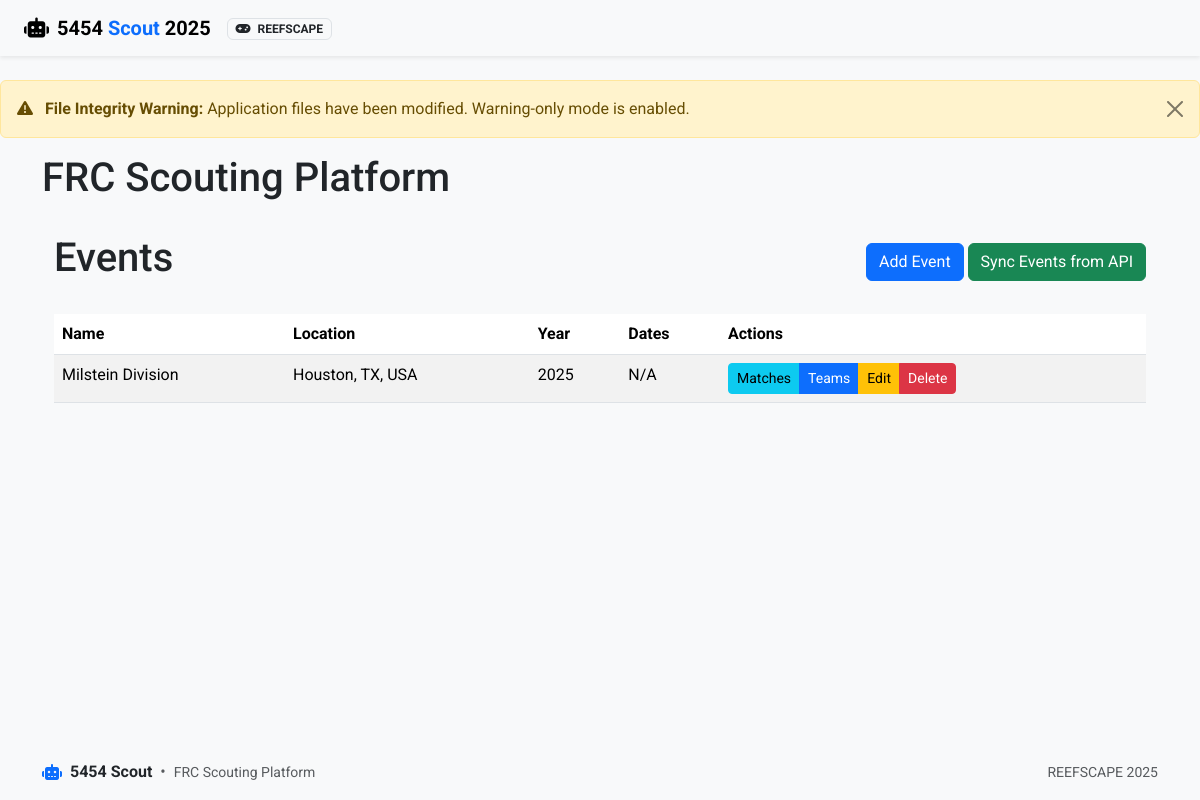
Screenshot of /events/ with the database file from the repository.
### app/models.py (models this page shows, shortened)
class Event(db.Model):
    id = db.Column(db.Integer, primary_key=True)
    name = db.Column(db.String(100), nullable=False)
    code = db.Column(db.String(20), unique=True)  # Event code like "CALA" or "NYRO"
    location = db.Column(db.String(100))
    start_date = db.Column(db.Date)
    end_date = db.Column(db.Date)
    year = db.Column(db.Integer, nullable=False)
    matches = db.relationship('Match', backref='event', lazy=True)

### app/routes/events.py (the view)
@bp.route('/')
def index():
    events = Event.query.order_by(Event.year.desc(), Event.name).all()
    now = datetime.now()
    return render_template('events/index.html', events=events, now=now)

### app/routes/auth.py (called while the page is built)
@bp.app_context_processor
def inject_auth_vars():
    return {
        'current_user': current_user,
        'user_has_role': lambda role: current_user.is_authenticated and current_user.has_role(role)
    }

### run.py (called while the page is built)
@app.before_request
def check_first_run():
    if not User.query.first() and request.path != '/auth/login':
        flash('Database is being initialized. Please wait...', 'info')
        return redirect(url_for('auth.login'))

### app/templates/events/index.html (shortened to what this page needs)
{% extends 'base.html' %}
{% block content %}
<div class="container mt-4">
    <div class="d-flex justify-content-between align-items-center mb-4">
        <h1>Events</h1>
        <div>
            <a href="{{ url_for('events.add') }}" class="btn btn-primary">Add Event</a>
            <button type="button" class="btn btn-success" data-bs-toggle="modal" data-bs-target="#syncModal">
                Sync Events from API
            </button>
        </div>
    </div>
    {% if events %}
    <div class="table-responsive">
        <table class="table table-striped table-hover">
            <thead>
                <tr>
                    <th>Name</th>
                    <th>Location</th>
                    <th>Year</th>
                    <th>Dates</th>
                    <th>Actions</th>
                </tr>
            </thead>
            <tbody>
                {% for event in events %}
                <tr>
                    <td>{{ event.name }}</td>
                    <td>{{ event.location or 'N/A' }}</td>
                    <td>{{ event.year }}</td>
                    <td>
                        {% if event.start_date and event.end_date %}
                            {{ event.start_date.strftime('%m/%d/%Y') }} - {{ event.end_date.strftime('%m/%d/%Y') }}
                        {% elif event.start_date %}
                            {{ event.start_date.strftime('%m/%d/%Y') }}
                        {% else %}
                            N/A
                        {% endif %}
                    </td>
                    <td>
                        <div class="btn-group">
                            <a href="{{ url_for('matches.index', event_id=event.id) }}" class="btn btn-sm btn-info">Matches</a>
                            <a href="{{ url_for('teams.index', event_id=event.id) }}" class="btn btn-sm btn-primary">Teams</a>
                            <a href="{{ url_for('events.edit', event_id=event.id) }}" class="btn btn-sm btn-warning">Edit</a>
                            <button type="button" class="btn btn-sm btn-danger"
                                    data-bs-toggle="modal"
                                    data-bs-target="#deleteModal{{ event.id }}">
                                Delete
                            </button>
                        </div>
                    </td>
                </tr>
                {% endfor %}
            </tbody>
        </table>
    </div>
    {% else %}
    <div class="alert alert-info">
        No events found. Add an event or sync from the API.
    </div>
    {% endif %}
</div>
{% endblock %}

### app/static/css/styles.css (style rules this page uses)
body { min-height: 100vh; display: flex; flex-direction: column; background-color: #f8f9fa; font-family: 'Roboto', 'Segoe UI', Arial, sans-serif; transition: background-color 0.3s ease, color 0.3s ease; }
:root { --primary-color: #007bff; --secondary-color: #6c757d; --success-color: #28a745; --danger-color: #dc3545; --warning-color: #ffc107; --info-color: #17a2b8; --light-color: #f8f9fa; --dark-color: #343a40; }
body { display: flex; flex-direction: column; min-height: 100vh; }
.container { flex: 1; }
:root { --primary: #0d6efd; --primary-light: #cfe2ff; --primary-dark: #0a58ca; --secondary: #6c757d; --success: #198754; --danger: #dc3545; --warning: #ffc107; --info: #0dcaf0; --light: #f8f9fa; --dark: #212529; --red-alliance: #dc3545; --red-alliance-bg: #f8d7da; --blue-alliance: #0d6efd; --blue-alliance-bg: #cfe2ff; --auto-color: #fd7e14; --teleop-color: #0d6efd; --endgame-color: #198754; --navbar-bg: #ffffff; --card-shadow: 0 .125rem .25rem rgba(0, 0, 0, .075); --card-shadow-hover: 0 .5rem 1rem rgba(0, 0, 0, .15); --border-radius: .5rem; --transition-speed: 0.2s; --font-family-base: 'Roboto', -apple-system, BlinkMacSystemFont, 'Segoe UI', Arial, sans-serif; --font-family-headings: 'Montserrat', var(--font-family-base); }

### rows the page displays
Event: name "Milstein Division", location "Houston, TX, USA", year "2025", shows "N/A"

### other values shown
{{ game_config.season }} "2025"
{{ game_config.game_name }} "REEFSCAPE"
